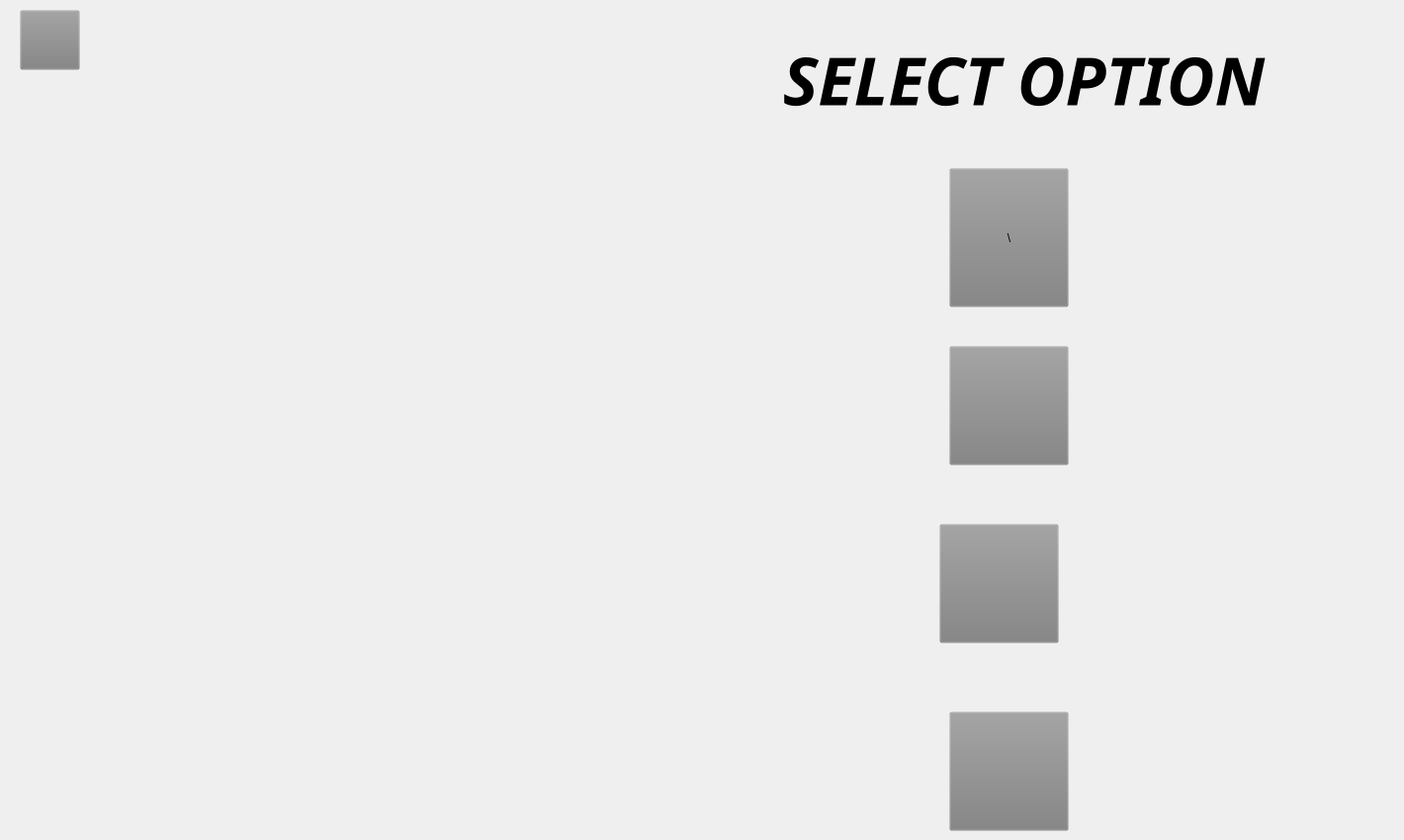
    <widget class="QWidget" name="optionsforUserTable">
     <widget class="QPushButton" name="admin_login_table_backbutton">
      <property name="geometry">
       <rect>
        <x>20</x>
        <y>10</y>
        <width>61</width>
        <height>61</height>
       </rect>
      </property>
      <property name="styleSheet">
       <string notr="true">background-color: rgb(128, 128, 128, 0.01);
border-image: url(:/back-button.png);</string>
      </property>
      <property name="text">
       <string/>
      </property>
     </widget>
     <widget class="QLabel" name="label_23">
      <property name="geometry">
       <rect>
        <x>660</x>
        <y>40</y>
        <width>751</width>
        <height>81</height>
       </rect>
      </property>
      <property name="font">
       <font>
        <family>JasmineUPC</family>
        <pointsize>50</pointsize>
        <weight>75</weight>
        <italic>true</italic>
        <bold>true</bold>
       </font>
      </property>
      <property name="styleSheet">
       <string notr="true">background-color: rgb(128, 128, 128, 0.001);</string>
      </property>
      <property name="text">
       <string>SELECT OPTION</string>
      </property>
      <property name="alignment">
       <set>Qt::AlignCenter</set>
      </property>
     </widget>
     <widget class="QPushButton" name="admin_login_table_createuserbutton">
      <property name="geometry">
       <rect>
        <x>960</x>
        <y>170</y>
        <width>121</width>
        <height>141</height>
       </rect>
      </property>
      <property name="styleSheet">
       <string notr="true">border-image: url(:/adduser.png);
background-color: rgb(128, 128, 128, 0.01);</string>
      </property>
      <property name="text">
       <string>\</string>
      </property>
     </widget>
     <widget class="QPushButton" name="admin_login_table_removeuserbutton">
      <property name="geometry">
       <rect>
        <x>960</x>
        <y>350</y>
        <width>121</width>
        <height>121</height>
       </rect>
      </property>
      <property name="styleSheet">
       <string notr="true">border-image: url(:/deleteuser.png);
background-color: rgb(128, 128, 128, 0.01);</string>
      </property>
      <property name="text">
       <string/>
      </property>
     </widget>
     <widget class="QPushButton" name="admin_login_table_changeUserPassbutton">
      <property name="geometry">
       <rect>
        <x>950</x>
        <y>530</y>
        <width>121</width>
        <height>121</height>
       </rect>
      </property>
      <property name="styleSheet">
       <string notr="true">border-image: url(:/changepassword.png);background-color: rgb(128, 128, 128, 0.01);</string>
      </property>
      <property name="text">
       <string/>
      </property>
     </widget>
     <widget class="QPushButton" name="admin_login_table_viewbutton">
      <property name="geometry">
       <rect>
        <x>960</x>
        <y>720</y>
        <width>121</width>
        <height>121</height>
       </rect>
      </property>
      <property name="styleSheet">
       <string notr="true">border-image: url(:/view.png);background-color: rgb(128, 128, 128, 0.01);</string>
      </property>
      <property name="text">
       <string/>
      </property>
     </widget>
    </widget>
